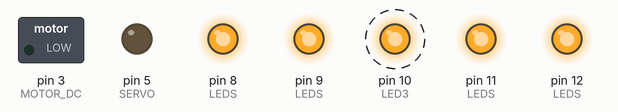
Simulated run of this sketch. Board: Arduino Uno, built with avr-gcc and run on an emulated ATmega328P. Parts: switched loads named in the sketch (green lamp = pin HIGH), output pins drawn as LEDs (lit = HIGH). Dashed ring = blinking.

Above: at 0.5 s.
Timing chart, 0 to 4.6 s (numbered marks = the images above):
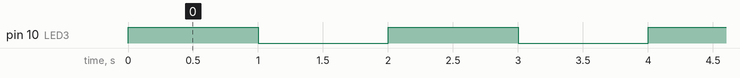

Measured:
- by itself, pin 10 (LED3): alternates HIGH for 1.0 s and LOW for 1.0 s

The sketch:

programa04.ino
```cpp
/*
  Programa criado para testar nosso hardware - 2020 - 2
*/

//Constantes do programa - mapa de I/O's
const byte SERVO = 5;
const byte MOTOR_DC = 3;
const byte POTENCIOMETRO = 0;
const byte LDR = 1;
const byte CHAVE_1 = 2;
const byte CHAVE_2 = 6;
const byte CHAVE_3 = 7;
const byte CHAVES[] = {CHAVE_1, CHAVE_2, CHAVE_3};
const byte LED1 = 12;
const byte LED2 = 11;
const byte LED3 = 10;
const byte LED4 = 9;
const byte LED5 = 8;
const byte LEDS[] = {LED1, LED2, LED3, LED4, LED5};
const byte LED_LIGADO = 0;
const byte LED_DESLIGADO = 1;

//Função para inicializar o hardware
void inicializar_hardware(){
  pinMode(SERVO, OUTPUT);
  pinMode(MOTOR_DC, OUTPUT);
  for(int i = 0; i < 5; i++){
    pinMode(LEDS[i], OUTPUT);
    digitalWrite(LEDS[i], LED_DESLIGADO);
  }
  for(int i = 0; i < 3; i++)
    pinMode(CHAVES[i], INPUT_PULLUP);
  //Apenas porque estamos utilizando um pullup externo
  pinMode(CHAVE_1, INPUT);
}

void setup() {
  inicializar_hardware();
}

void loop() {
  digitalWrite(LED3, HIGH);
  delay(1000);
  digitalWrite(LED3, LOW);
  delay(1000);
}
```
